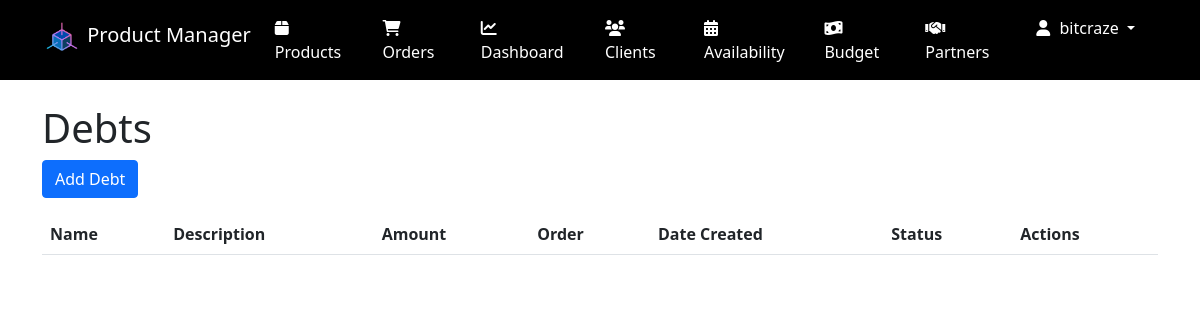
/budget/debts/ (signed in), run on an earlier commit of the app's database.
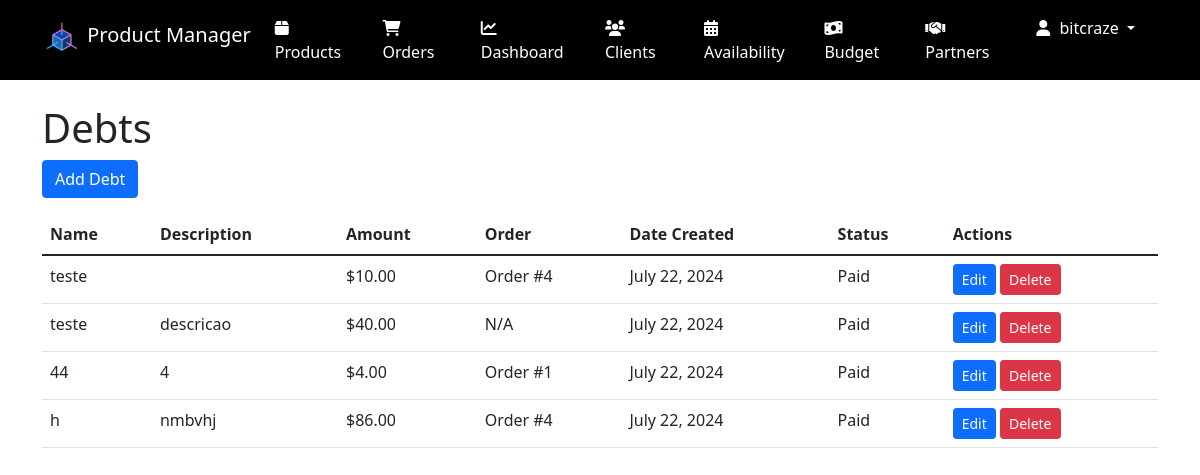
And on a later commit of the database.
### budget_manager/models.py (models this page shows, shortened)
class Debt(models.Model):
    name = models.CharField(max_length=200)
    description = models.TextField(blank=True)
    amount = models.DecimalField(max_digits=10, decimal_places=2)
    order = models.ForeignKey(Order, on_delete=models.SET_NULL, null=True, blank=True)
    date_created = models.DateField(default=timezone.now)
    date_paid = models.DateField(null=True, blank=True)
    is_paid = models.BooleanField(default=False)
    expense = models.OneToOneField(Expense, on_delete=models.SET_NULL, null=True, blank=True, related_name='debt')
    income = models.OneToOneField(Income, on_delete=models.SET_NULL, null=True, blank=True, related_name='debt')
    class Meta:
        ordering = ['-date_created']
        verbose_name = 'Debt'
        verbose_name_plural = 'Debts'

### orders/models.py (models this page shows, shortened)
class Order(models.Model):
    id = models.AutoField(primary_key=True)
    telegram_user_id = models.IntegerField()
    STATUS_CHOICES = [
        ('cart', 'Cart'),
        ('pending_appointment', 'Pending Appointment'),
        ('pending', 'Pending'),
        ('accepted', 'Accepted'),
        ('dispatched', 'Dispatched'),
        ('completed', 'Completed'),
        ('cancelled', 'Cancelled'),
    ]
    status = models.CharField(max_length=20, choices=STATUS_CHOICES, default='cart')
    meeting_time = models.DateTimeField(null=True, blank=True)
    created_at = models.DateTimeField(auto_now_add=True)
    updated_at = models.DateTimeField(auto_now=True)
    total_price = models.DecimalField(max_digits=10, decimal_places=2, default=0)
    profit = models.DecimalField(max_digits=10, decimal_places=2, default=0)
    created_by = models.ForeignKey(settings.AUTH_USER_MODEL, on_delete=models.SET_NULL, null=True, related_name='created_orders')

### budget_manager/views.py (the view)
# urls.py: path('debts/', views.DebtListView.as_view(), name='debt_list'),
class DebtListView(AdminRequiredMixin, ListView):
    model = Debt
    template_name = 'budget_manager/debt_list.html'
    context_object_name = 'debts'

### budget_manager/views.py (called while the page is built)
    def test_func(self):
        return self.request.user.is_staff or self.request.user.is_superuser

### templates/budget_manager/debt_list.html (shortened to what this page needs)
{% extends 'base.html' %}
{% block content %}
<h1>Debts</h1>
<a href="{% url 'budget_manager:add_debt' %}" class="btn btn-primary mb-3">Add Debt</a>
<table class="table">
    <thead>
        <tr>
            <th>Name</th>
            <th>Description</th>
            <th>Amount</th>
            <th>Order</th>
            <th>Date Created</th>
            <th>Status</th>
            <th>Actions</th>
        </tr>
    </thead>
    <tbody>
        {% for debt in debts %}
        <tr>
            <td>{{ debt.name }}</td>
            <td>{{ debt.description|truncatewords:10 }}</td>
            <td>${{ debt.amount }}</td>
            <td>{% if debt.order %}Order #{{ debt.order.id }}{% else %}N/A{% endif %}</td>
            <td>{{ debt.date_created }}</td>
            <td>{% if debt.is_paid %}Paid{% else %}Unpaid{% endif %}</td>
            <td>
                <a href="{% url 'budget_manager:edit_debt' debt.id %}" class="btn btn-sm btn-primary">Edit</a>
                <a href="{% url 'budget_manager:delete_debt' debt.id %}" class="btn btn-sm btn-danger">Delete</a>
            </td>
        </tr>
        {% endfor %}
    </tbody>
</table>
{% endblock %}

What changed in the data, as far as the page shows it:
added Debt: name "teste", amount "10.00", order.id "4", date_created "July 22, 2024", is_paid "Paid"
added Debt: name "teste", description "descricao", amount "40.00", shows "N/A", date_created "July 22, 2024", is_paid "Paid"
added Debt: name "44", description "4", amount "4.00", order.id "1", date_created "July 22, 2024", is_paid "Paid"
added Debt: name "h", description "nmbvhj", amount "86.00", order.id "4", date_created "July 22, 2024", is_paid "Paid"
